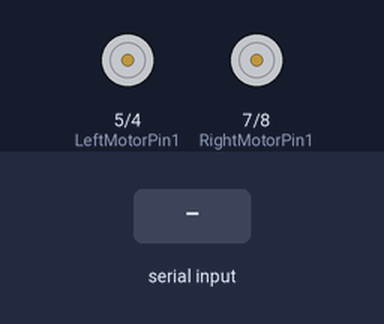
Bench run of a sketch on a simulated Arduino Uno, built with avr-gcc and run on an emulated ATmega328P. Parts: motor-driver pin pairs drawn as motors (green arrow = first pin HIGH = forward, orange = second pin HIGH = backward, longer = more drive, scaled by the enable pin). The inputs (shaded band) are chosen by the test bench.

Above: at 1.2 s.
1.3 s: "F" received over the second serial link
At 2.5 s:
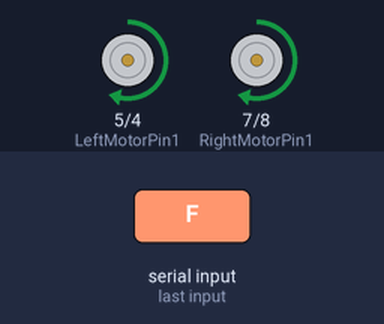
2.8 s: "L" received over the second serial link
At 3.7 s:
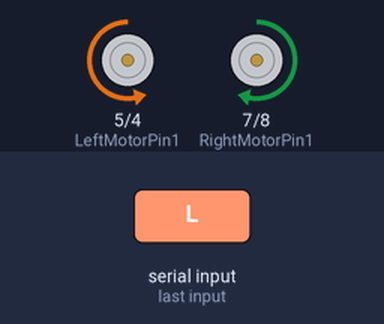
4.3 s: "R" received over the second serial link
At 4.8 s:
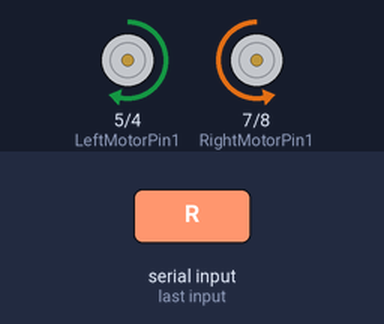
5.8 s: "1" received over the second serial link
At 7.2 s:
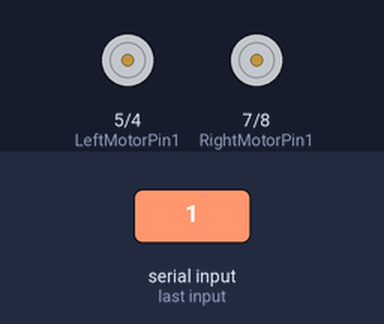
Timing chart, 0 to 8.3 s (numbered marks = the images above; inputs shaded):
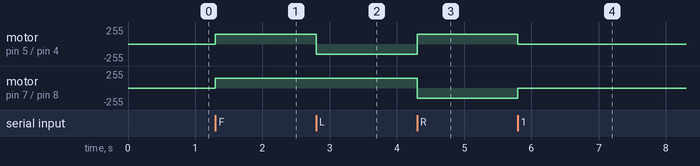

The sketch:

TrashBinArduinoCode.ino
```cpp
#include <SoftwareSerial.h>

SoftwareSerial BT(11, 12); // RX, TX

// Pins
const int LeftMotorPin1 = 5;
const int LeftMotorPin2 = 4;
const int enableLeft = 3;
const int RightMotorPin1 = 7;
const int RightMotorPin2 = 8;
const int enableRight = 9;

const int MIN_POWER = 150;

void setup() {
  BT.begin(9600);

  pinMode(LeftMotorPin1, OUTPUT);
  pinMode(LeftMotorPin2, OUTPUT);
  pinMode(enableLeft, OUTPUT);
  pinMode(RightMotorPin1, OUTPUT);
  pinMode(RightMotorPin2, OUTPUT);
  pinMode(enableRight, OUTPUT);
}

void loop() {
  if (BT.available()) {
    char cmd = BT.read();

    if (cmd == 'F') {       // Forward
      move(true, true);
    } else if (cmd == 'L') { // Left
      move(false, true);
    } else if (cmd == 'R') { // Right
      move(true, false);
    } else {                // Stop
      stopCar();
    }
  }
}

void move(bool leftFwd, bool rightFwd) {
  // Left Motor
  if (leftFwd) { digitalWrite(LeftMotorPin1, HIGH); digitalWrite(LeftMotorPin2, LOW); }
  else         { digitalWrite(LeftMotorPin1, LOW); digitalWrite(LeftMotorPin2, HIGH); }

  // Right Motor
  if (rightFwd) { digitalWrite(RightMotorPin1, HIGH); digitalWrite(RightMotorPin2, LOW); }
  else          { digitalWrite(RightMotorPin1, LOW); digitalWrite(RightMotorPin2, HIGH); }

  analogWrite(enableLeft, MIN_POWER);
  analogWrite(enableRight, MIN_POWER);
}

void stopCar() {
  analogWrite(enableLeft, 0);
  analogWrite(enableRight, 0);
}
```

Measured:
- after the input at 1.3 s, motor on pin 5 (LeftMotorPin1) / pin 4 (LeftMotorPin2), motor on pin 7 (RightMotorPin1) / pin 8 (RightMotorPin2): stopped → forward 150/255 at once
- after the input at 2.8 s, motor on pin 5 (LeftMotorPin1) / pin 4 (LeftMotorPin2): forward 150/255 → backward 150/255 at once
- after the input at 4.3 s, motor on pin 5 (LeftMotorPin1) / pin 4 (LeftMotorPin2): backward 150/255 → forward 150/255 at once; motor on pin 7 (RightMotorPin1) / pin 8 (RightMotorPin2): forward 150/255 → backward 150/255 at once
- after the input at 5.8 s, motor on pin 5 (LeftMotorPin1) / pin 4 (LeftMotorPin2): forward 150/255 → stopped at once; motor on pin 7 (RightMotorPin1) / pin 8 (RightMotorPin2): backward 150/255 → stopped at once
